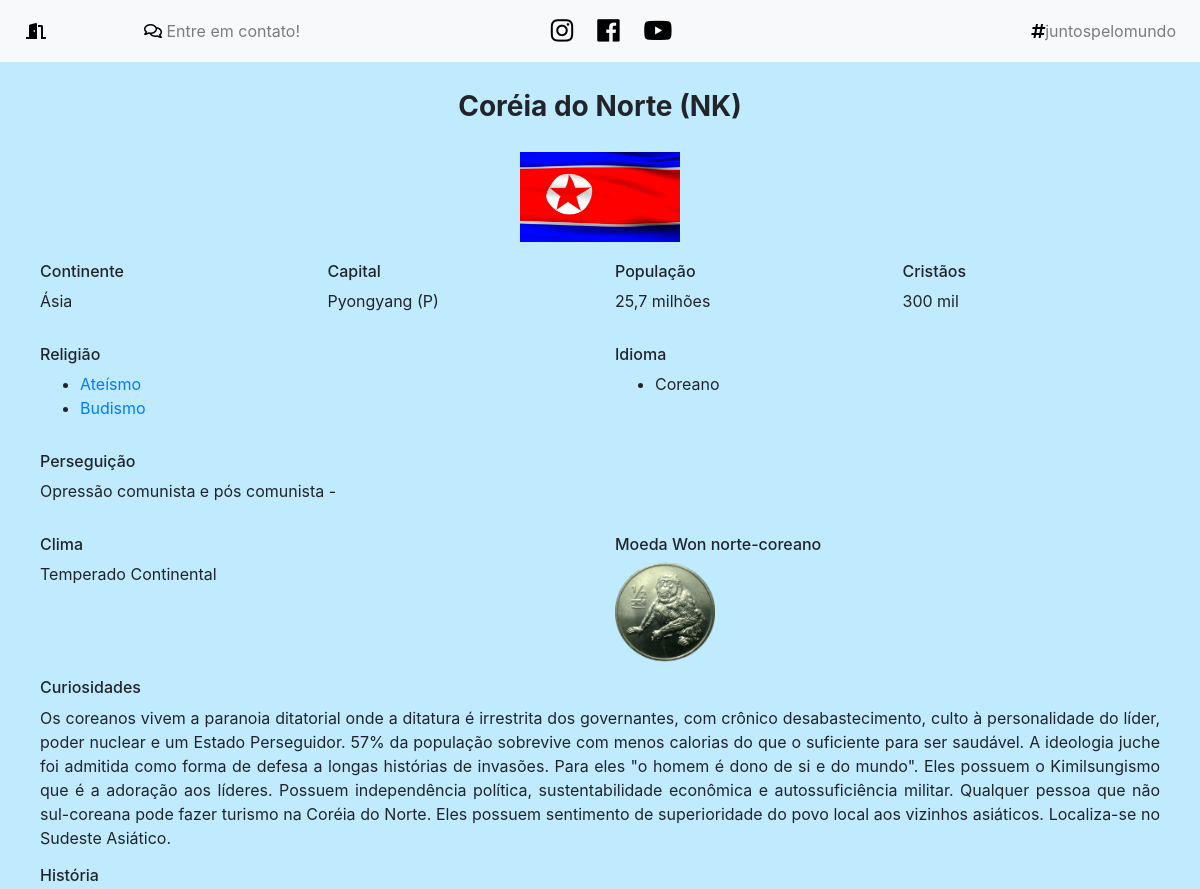
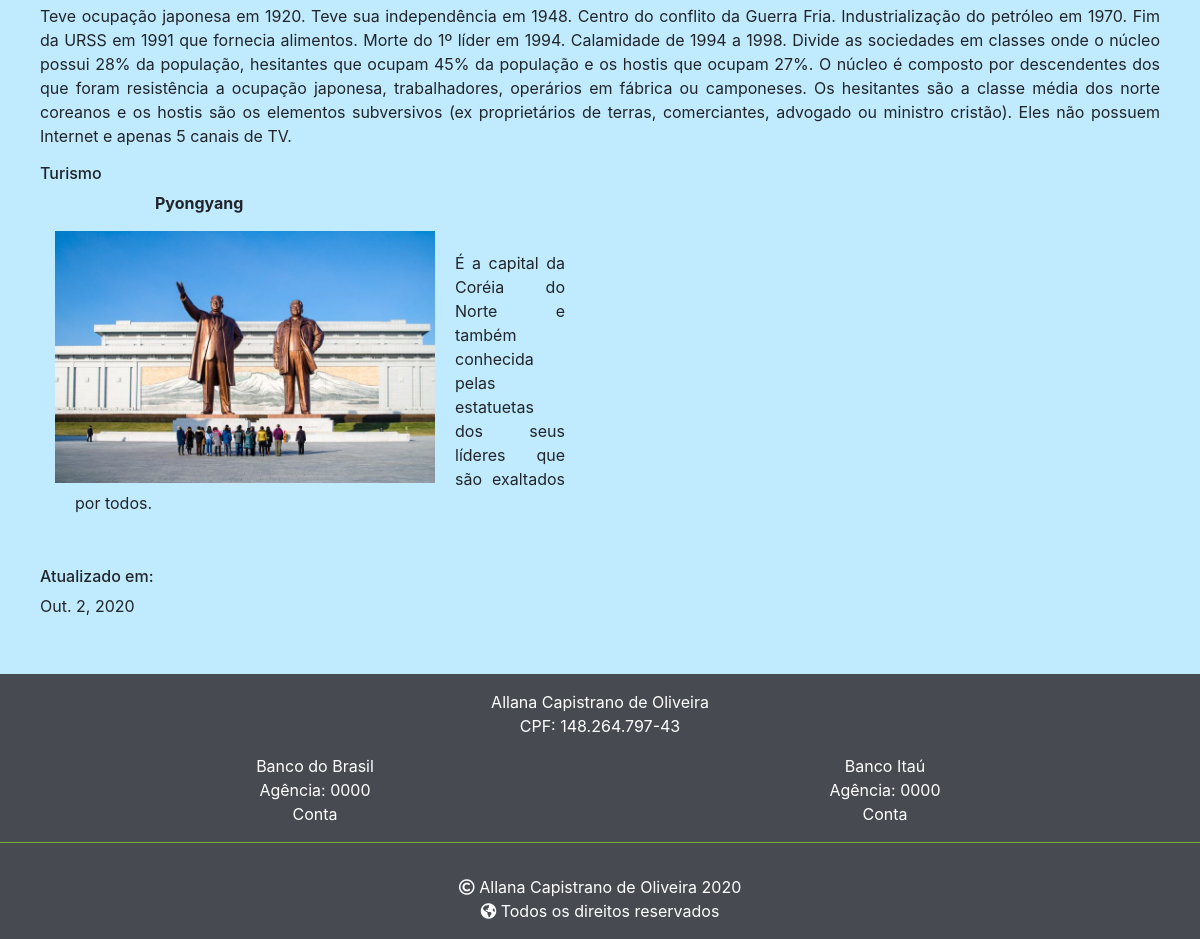
Page /pais/1 on the committed database (2 pictures, top to bottom).
### pais/models.py (models this page shows, shortened)
class Pais(models.Model):
    nome = models.CharField(max_length=100, db_index= True, unique=True)
    sigla = models.CharField(max_length=5, db_index= True, unique=True)
    imagem = models.ImageField(upload_to='images/pais/', default='')
    continente = models.ForeignKey(Continente, on_delete=models.DO_NOTHING)
    moeda = models.ForeignKey(Moeda, on_delete=models.DO_NOTHING, default=1)
    populacao = models.CharField(max_length=50, default='')
    capital = models.CharField(max_length=100, default='')
    capital_sigla = models.CharField(max_length=5, default='')
    clima = models.TextField(blank=True)
    cristaos = models.TextField(blank=True)
    perseguido = models.ForeignKey(Perseguicao, on_delete=models.DO_NOTHING)
    curiosidades = models.TextField(blank=True)
    historia = models.TextField(blank=True)
    atualizado_em = models.DateField(default='')
    class Meta:
        db_table = 'pais'
        ordering = ('nome',)

class Continente(models.Model):
    nome = models.CharField(max_length=100, db_index=True, unique=True)
    class Meta:
        db_table = 'continente'
        ordering = ('nome',)
    def __str__(self):
        return self.nome;

class PaisReligiao(models.Model):
    pais = models.ForeignKey(Pais, on_delete=models.DO_NOTHING)
    religiao = models.ForeignKey(Religiao, on_delete=models.DO_NOTHING)
    class Meta:
        db_table = 'pais_religiao'

class Religiao(models.Model):
    nome = models.CharField(max_length=100, db_index=True, unique=True)
    descricao = models.TextField(blank=True)
    class Meta:
        db_table = 'religiao'
        ordering = ('nome',)

class PaisIdioma(models.Model):
    pais = models.ForeignKey(Pais, on_delete=models.DO_NOTHING)
    idioma = models.ForeignKey(Idioma, on_delete=models.DO_NOTHING)
    class Meta:
        db_table = 'pais_idioma'

class Idioma(models.Model):
    nome = models.CharField(max_length=100, db_index=True, unique=True)
    class Meta:
        db_table = 'idioma'
        ordering = ('nome',)

class Perseguicao(models.Model):
    tipo = models.TextField(blank=True)
    descricao = models.TextField(blank=True)
    class Meta:
        db_table = 'perseguicao'

class Moeda(models.Model):
    nome = models.TextField(blank=True)
    imagem = models.ImageField(upload_to='images/moedas/', default='')
    class Meta:
        db_table = 'moeda'

class Turismo(models.Model):
    nome = models.TextField(blank=True)
    descricao = models.TextField(blank=True)
    pais = models.ForeignKey(Pais, on_delete=models.DO_NOTHING)
    imagem = models.ImageField(upload_to='images/turismo/')
    class Meta:
        db_table = 'turismo'

### pais/views.py (the view)
# urls.py: path('<int:id>', views.show, name="show"),
def show(request, id):
    pais = get_object_or_404(Pais, id=id)
    religioes = PaisReligiao.objects.filter(pais_id=id)
    idiomas = PaisIdioma.objects.filter(pais_id=id)
    turismos = Turismo.objects.filter(pais_id=id)
    return render(request, 'pais/show.html', {'pais': pais, 'religioes': religioes, 'idiomas': idiomas, 'turismos': turismos})

### pais/templates/pais/show.html (shortened to what this page needs)
{% extends "base.html" %}
{% load static %}
{% block link %}
<link rel="stylesheet" href="{% static 'css/pais.css' %}" type="text/css">
{% endblock %}
{% block corpo %}
<h3 class="font-weight-bold text-center">{{pais.nome}} ({{pais.sigla}})</h3>
<img class="img-fluid img_pais" src="{{ pais.imagem.url }}" alt="Bandeira do país {{ pais.nome }}">
<div class="form-group row">
    <div class="col-sm-3">
        <h6>Continente</h6><p> {{pais.continente}}</p>
    </div>
    <div class="col-sm-3">
        <h6>Capital</h6><p> {{pais.capital}} ({{pais.capital_sigla}})</p>
    </div>
    <div class="col-sm-3">
        <h6>População</h6><p>{{pais.populacao}}</p>
    </div>
    <div class="col-sm-3">
        <h6>Cristãos</h6><p>{{pais.cristaos}}</p>
    </div>
</div>
<div class="form-group row">
    <div class="col-sm-6">
        <h6>Religião</h6>
        <ul>
            {% for religiao in religioes %}
                <li>
                    <a href="#" data-trigger="hover" data-toggle="tooltip" data-placement="top" data-html="true" title="{{religiao.religiao.descricao}}">
                        {{religiao.religiao.nome}}
                    </a>
                </li>
            {% endfor %}
        </ul>
    </div>
    <div class="col-sm-6">
        <h6>Idioma</h6>
        <ul>
            {% for idioma in idiomas %}
                <li>{{idioma.idioma.nome}}</li>
            {% endfor %}
        </ul>
    </div>
</div>
{% if pais.perseguido_id %}
    <div class="form-group row">
        <div class="col-sm-12">
             <h6>Perseguição</h6><p class="text-justify">{{pais.perseguido.tipo}} - {{pais.perseguido.descricao}}</p>
        </div>
    </div>
{% endif %}
<div class="form-group row">
    <div class="col-sm-6">
        <h6>Clima</h6><p class="text-justify">{{pais.clima}}</p>
    </div>
    <div class="col-sm-6">
        <h6>Moeda {{pais.moeda.nome}}</h6>
        <img class="img-fluid moeda" src="{{ pais.moeda.imagem.url }}" alt="Moeda do país {{ pais.nome }}">
    </div>
</div>
<h6>Curiosidades</h6><p class="text-justify">{{pais.curiosidades}}</p>
<h6>História</h6><p class="text-justify">{{pais.historia}}</p>
<div class="form-group row">
    <div class="col-sm-12">
        <h6>Turismo</h6>
        {% for turismo in turismos %}
            <div class="col-sm-6">
                <p style="padding-left: 100px;"><strong>{{turismo.nome}}</strong></p>
                <img style="padding-right: 20px;" align="left" class="img-fluid turismo" src="{{ turismo.imagem.url }}" alt="{{ turismo.nome }}">
                <p class="text-justify" style="align: right; padding: 20px;">{{turismo.descricao}}</p>
            </div>
        {% endfor %}
    </div>
</div>
<h6>Atualizado em:</h6><p>{{pais.atualizado_em}}</p>
{% endblock %}

### static/css/template.css (style rules this page uses)
body { background-color: #c0ebff; }

### static/css/pais.css (style rules this page uses)
.img_pais { padding: 20px; width: 200px; margin-left: auto; margin-right: auto; display: block; }
.moeda { width: 100px; }
.turismo { width: 400px; }

### rows in the picture
Pais: nome "Coréia do Norte", sigla "NK", imagem (picture), continente "Ásia", capital "Pyongyang", capital_sigla "P", populacao "25,7 milhões", cristaos "300 mil", perseguido.tipo "Opressão comunista e pós comunista", clima "Temperado Continental", moeda.nome "Won norte-coreano", moeda.imagem (picture), curiosidades "Os coreanos vivem a paranoia ditatorial onde a ditatura é irrestrita dos governantes, com crônico desabastecimento, culto à personalidade do líder, poder nuclear e um Estado Perseguidor. 57% da população sobrevive com menos calorias do que o suficiente para ser saudável. A ideologia juche foi admitida como forma de defesa a longas histórias de invasões. Para eles \"o homem é dono de si e do mundo\". Eles possuem o Kimilsungismo que é a adoração aos líderes. Possuem independência política, sustentabilidade econômica e autossuficiência militar. Qualquer pessoa que não sul-coreana pode fazer turismo na Coréia do Norte. Eles possuem sentimento de superioridade do povo local aos vizinhos…", historia "Teve ocupação japonesa em 1920. Teve sua independência em 1948. Centro do conflito da Guerra Fria. Industrialização do petróleo em 1970. Fim da URSS em 1991 que fornecia alimentos. Morte do 1º líder em 1994. Calamidade de 1994 a 1998. Divide as sociedades em classes onde o núcleo possui 28% da população, hesitantes que ocupam 45% da população e os hostis que ocupam 27%. O núcleo é composto por descendentes dos que foram resistência a ocupação japonesa, trabalhadores, operários em fábrica ou camponeses. Os hesitantes são a classe média dos norte coreanos e os hostis são os elementos subversivos (ex proprietários de terras, comerciantes, advogado ou ministro cristão). Eles não possuem…", atualizado_em "Out. 2, 2020"
PaisReligiao: religiao.nome "Ateísmo"
PaisReligiao: religiao.nome "Budismo"
PaisIdioma: idioma.nome "Coreano"
Turismo: nome "Pyongyang", imagem (picture), descricao "É a capital da Coréia do Norte e também conhecida pelas estatuetas dos seus líderes que são exaltados por todos."
